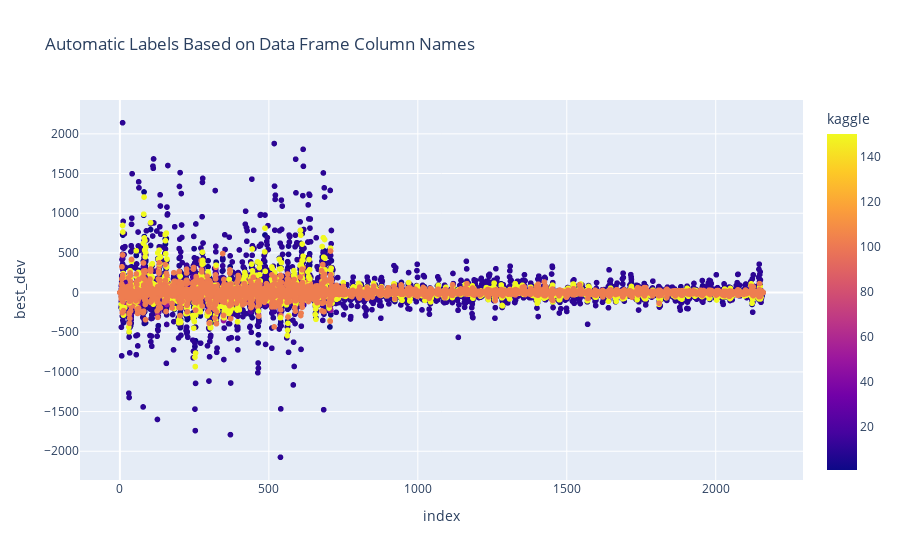

The code cell stored with this chart in its notebook:
### Code cell
fig = px.scatter(ret.reset_index(), x="index", y="best_dev", color="kaggle",
                title="Automatic Labels Based on Data Frame Column Names")
fig.show()

### Figure 1 — Plotly figure (JSON) as saved in the notebook; plotly's stock layout.template omitted (floating-point values rounded to 4 significant figures; data arrays with more than 128 entries replaced by an {"elided": "..."} marker saying what was removed)
{"data": [{"hovertemplate": "index=%{x}<br>best_dev=%{y}<br>kaggle=%{marker.color}<extra></extra>", "legendgroup": "", "marker": {"color": {"elided": "36720 int values"}, "coloraxis": "coloraxis", "symbol": "circle"}, "mode": "markers", "name": "", "showlegend": false, "type": "scattergl", "x": {"elided": "36720 int values"}, "xaxis": "x", "y": {"elided": "36720 float values"}, "yaxis": "y"}], "layout": {"coloraxis": {"colorbar": {"title": {"text": "kaggle"}}, "colorscale": [[0, "#0d0887"], [0.1111, "#46039f"], [0.2222, "#7201a8"], [0.3333, "#9c179e"], [0.4444, "#bd3786"], [0.5556, "#d8576b"], [0.6667, "#ed7953"], [0.7778, "#fb9f3a"], [0.8889, "#fdca26"], [1, "#f0f921"]]}, "legend": {"tracegroupgap": 0}, "title": {"text": "Automatic Labels Based on Data Frame Column Names"}, "xaxis": {"anchor": "y", "domain": [0, 1], "title": {"text": "index"}}, "yaxis": {"anchor": "x", "domain": [0, 1], "title": {"text": "best_dev"}}}}
